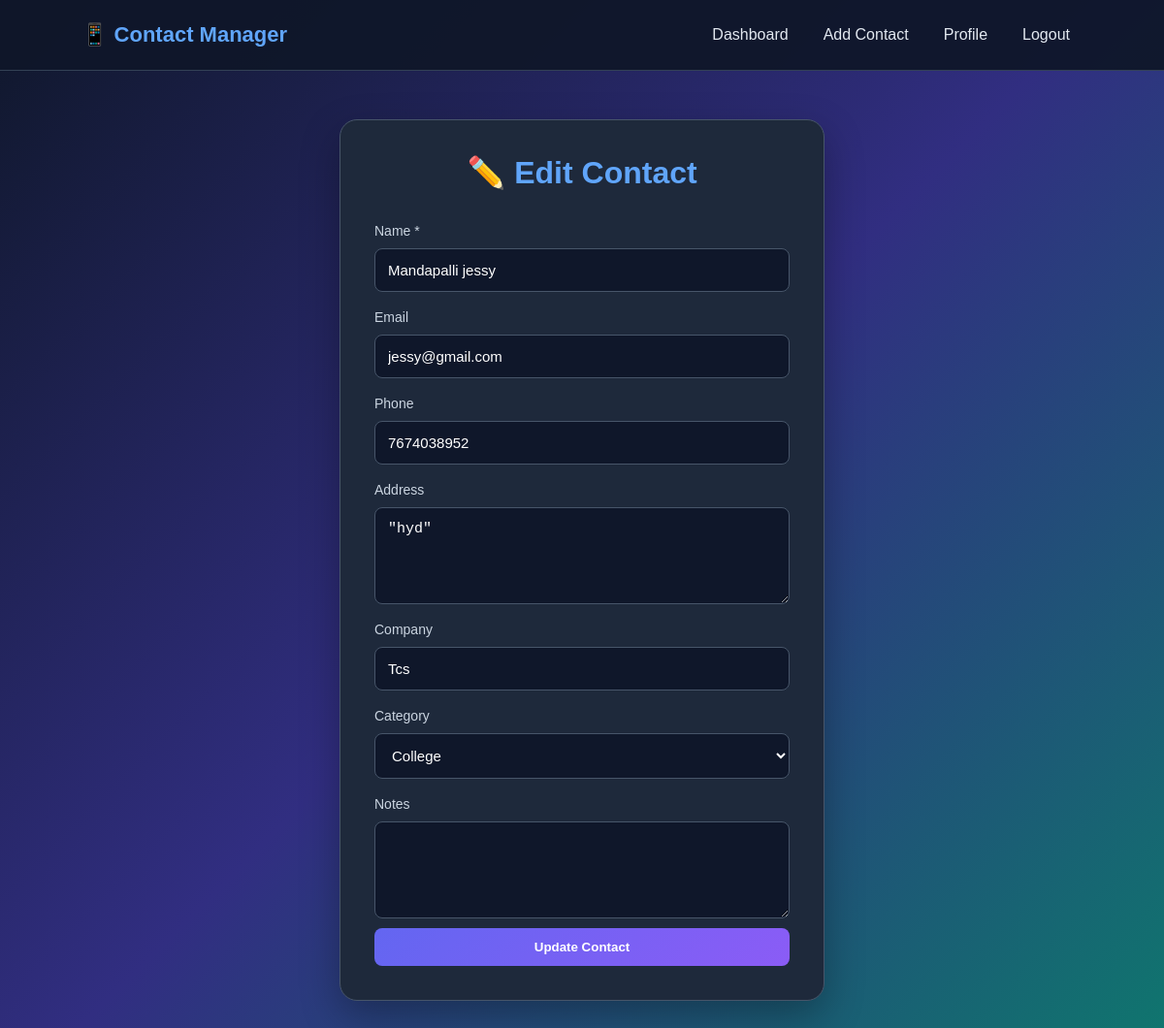
Screenshot of /contact/edit/5 (signed in) with the database file from the repository.
### tables this page shows
CREATE TABLE contacts (
            id INTEGER PRIMARY KEY AUTOINCREMENT,
            user_id INTEGER NOT NULL,
            name TEXT NOT NULL,
            email TEXT,
            phone TEXT,
            address TEXT,
            company TEXT,
            category TEXT DEFAULT 'Other',
            notes TEXT,
            is_favorite INTEGER DEFAULT 0,
            created_at TIMESTAMP DEFAULT CURRENT_TIMESTAMP,

            FOREIGN KEY(user_id) REFERENCES users(id)
        );

### app.py (the view, shortened to what this page needs)
@app.route("/contact/edit/<int:contact_id>", methods=["GET", "POST"])
def edit_contact(contact_id):
    if "user_id" not in session:
        return redirect(url_for("login"))
    conn = get_db()
    contact = conn.execute("""
        SELECT *
        FROM contacts
        WHERE id = ?
        AND user_id = ?
    """, (
        contact_id,
        session["user_id"]
    )).fetchone()
    if not contact:
        conn.close()
        flash("Contact not found.", "danger")
        return redirect(url_for("dashboard"))
    conn.close()
    return render_template(
        "edit_contact.html",
        contact=contact
    )

### app.py (called while the page is built)
def get_db():
    conn = sqlite3.connect(DATABASE)
    conn.row_factory = sqlite3.Row
    return conn

### templates/edit_contact.html (shortened to what this page needs)
{% extends "base.html" %}
{% block content %}
<div class="form-box">
    <h1>✏️ Edit Contact</h1>
    <form method="POST">
        <label>Name *</label>
        <input
            type="text"
            name="name"
            value="{{ contact['name'] }}"
            required
        >
        <label>Email</label>
        <input
            type="email"
            name="email"
            value="{{ contact['email'] }}"
        >
        <label>Phone</label>
        <input
            type="text"
            name="phone"
            value="{{ contact['phone'] }}"
        >
        <label>Address</label>
        <textarea name="address">{{ contact['address'] }}</textarea>
        <label>Company</label>
        <input
            type="text"
            name="company"
            value="{{ contact['company'] }}"
        >
        <label>Category</label>
        <select name="category">
            {% for category in [
                'Family',
                'Friends',
                'Work',
                'College',
                'Business',
                'Other'
            ] %}
            <option
                value="{{ category }}"
                {% if contact['category'] == category %}
                selected
                {% endif %}
            >
                {{ category }}
            </option>
            {% endfor %}
        </select>
        <label>Notes</label>
        <textarea name="notes">{{ contact['notes'] }}</textarea>
        <button type="submit">
            Update Contact
        </button>
    </form>
</div>
{% endblock %}

### static/style.css (style rules this page uses)
* { margin: 0; padding: 0; box-sizing: border-box; }
body { font-family: Arial, sans-serif; min-height: 100vh; background: linear-gradient(135deg, #0f172a, #312e81, #0f766e); color: #f8fafc; }
.auth-box, .form-box { max-width: 500px; margin: 50px auto; padding: 35px; border-radius: 18px; background: #1e293b; border: 1px solid #475569; box-shadow: 0 15px 40px rgba(0, 0, 0, 0.3); }
.auth-box h1, .form-box h1 { text-align: center; margin-bottom: 25px; color: #60a5fa; }
form { display: flex; flex-direction: column; gap: 10px; }
label { color: #cbd5e1; font-size: 14px; margin-top: 8px; }
input, textarea, select { width: 100%; padding: 13px; border-radius: 8px; border: 1px solid #475569; background: #0f172a; color: white; font-size: 15px; outline: none; }
textarea { min-height: 100px; resize: vertical; }
select option { background: #1e293b; }
button, .btn { border: none; padding: 12px 18px; border-radius: 8px; cursor: pointer; text-decoration: none; display: inline-block; color: white; font-weight: bold; background: linear-gradient(135deg, #6366f1, #8b5cf6); transition: 0.3s; }

### rows the page displays
contacts: name "Mandapalli jessy", email "jessy@gmail.com", phone "7674038952", address "\"hyd\"", company "Tcs", category "College"
